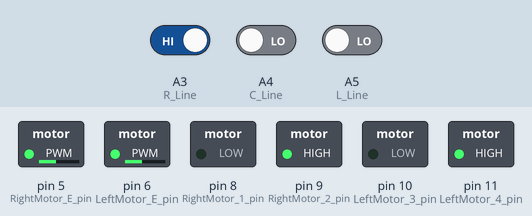
This sketch was run on a simulated Arduino Uno, built with avr-gcc and run on an emulated ATmega328P. Parts: switched loads named in the sketch (green lamp = pin HIGH). Dashed ring = blinking. Inputs (shaded band) come from the test bench; at power-on: A5 (L_Line) LOW, A3 (R_Line) HIGH, A4 (C_Line) LOW. What the sketch prints to the serial monitor is not drawn.

Above: at 2.0 s.
2.1 s: A5 (L_Line) driven HIGH
At 2.9 s:
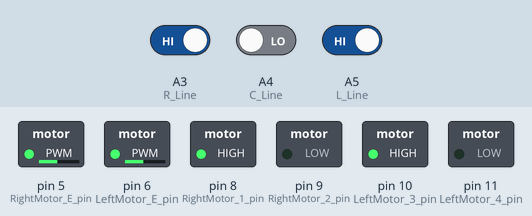
3.9 s: A3 (R_Line) driven LOW
At 4.37 s:
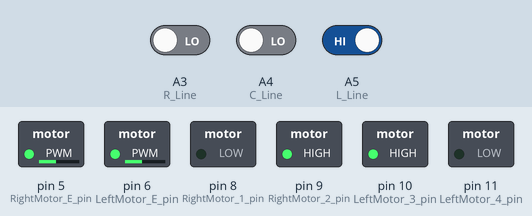
7.2 s: A3 (R_Line) driven HIGH
At 7.45 s:
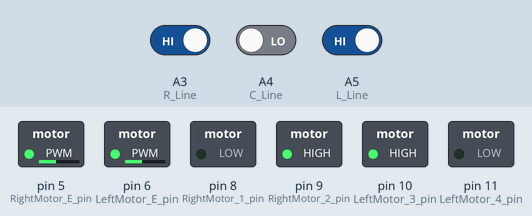
10.5 s: A4 (C_Line) driven HIGH
At 10.65 s:
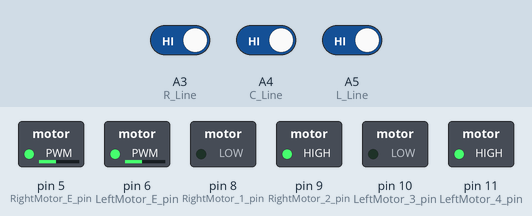
13.8 s: A5 (L_Line) driven LOW
At 14.25 s:
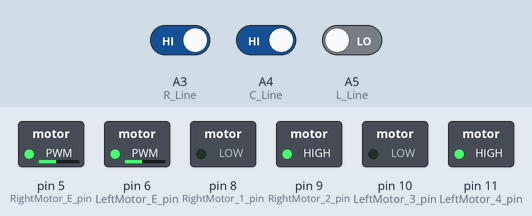
17.1 s: A4 (C_Line) driven LOW and A5 (L_Line) driven HIGH
At 18.5 s:
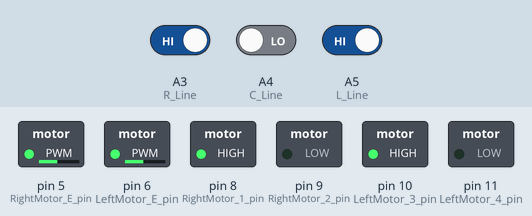
Timing chart, 0 to 20.1 s (numbered marks = the images above; inputs shaded):
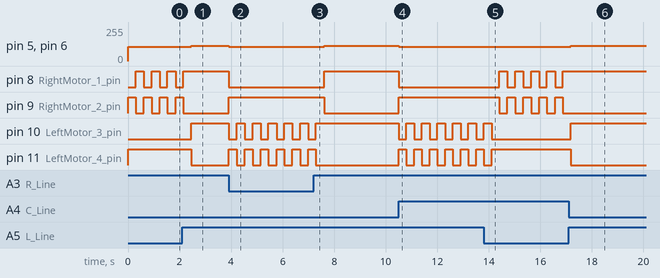

The sketch:

linetracer1.ino
```cpp
// ===== 핀 설정 =====
int RightMotor_E_pin = 5;
int LeftMotor_E_pin  = 6;
int RightMotor_1_pin = 8;
int RightMotor_2_pin = 9;
int LeftMotor_3_pin  = 10;
int LeftMotor_4_pin  = 11;

int L_Line = A5;
int C_Line = A4;
int R_Line = A3;

// ===== 속도 설정 =====
int straight_Speed = 115;
int turn_Speed     = 108;

// 3점 회전 타이밍 (ms) - 조절 가능
int reverse_time = 300;   // 후진 시간
int forward_time = 300;   // 전진 시간

int SL = 0, SC = 0, SR = 0;
bool turning = false;     // 현재 3점 회전 중인지

void setup() {
  pinMode(RightMotor_E_pin, OUTPUT);
  pinMode(LeftMotor_E_pin,  OUTPUT);
  pinMode(RightMotor_1_pin, OUTPUT);
  pinMode(RightMotor_2_pin, OUTPUT);
  pinMode(LeftMotor_3_pin,  OUTPUT);
  pinMode(LeftMotor_4_pin,  OUTPUT);
  Serial.begin(9600);
  Serial.println("Welcome!");
}

void loop() {
  int L = digitalRead(L_Line);
  int C = digitalRead(C_Line);
  int R = digitalRead(R_Line);

  Serial.print("L:"); Serial.print(L);
  Serial.print(" C:"); Serial.print(C);
  Serial.print(" R:"); Serial.println(R);

  // 선 이탈시 마지막 방향으로 탐색
  if (L == HIGH && C == HIGH && R == HIGH) {
    if (SL == LOW) {
      three_point_left();
      Serial.println("탐색 좌");
    } else {
      three_point_right();
      Serial.println("탐색 우");
    }
    return;
  }

  // ===== 주행 판단 =====
  if (L == HIGH && C == LOW && R == HIGH) {
    go_straight();
    Serial.println("직진");

  } else if (R == LOW) {
    three_point_right();
    Serial.println("우회전");

  } else if (L == LOW) {
    three_point_left();
    Serial.println("좌회전");

  } else if (L == LOW && R == LOW) {
    motor_stop();
    Serial.println("정지");
  }

  SL = L; SC = C; SR = R;
  delay(15);
}

// ===== 3점 회전 함수 =====

void three_point_right() {
  // 1단계: 후진
  go_backward();
  delay(reverse_time);

  // 2단계: 오른쪽으로 전진 회전
  pivot_right();
  delay(forward_time);
}

void three_point_left() {
  // 1단계: 후진
  go_backward();
  delay(reverse_time);

  // 2단계: 왼쪽으로 전진 회전
  pivot_left();
  delay(forward_time);
}

// ===== 기본 모터 제어 함수 =====

void go_straight() {
  digitalWrite(RightMotor_1_pin, HIGH);
  digitalWrite(RightMotor_2_pin, LOW);
  analogWrite(RightMotor_E_pin, straight_Speed);
  digitalWrite(LeftMotor_3_pin, HIGH);
  digitalWrite(LeftMotor_4_pin, LOW);
  analogWrite(LeftMotor_E_pin, straight_Speed);
}

void go_backward() {
  digitalWrite(RightMotor_1_pin, LOW);
  digitalWrite(RightMotor_2_pin, HIGH);
  analogWrite(RightMotor_E_pin, turn_Speed);
  digitalWrite(LeftMotor_3_pin, LOW);
  digitalWrite(LeftMotor_4_pin, HIGH);
  analogWrite(LeftMotor_E_pin, turn_Speed);
}

void pivot_right() {
  digitalWrite(RightMotor_1_pin, LOW);
  digitalWrite(RightMotor_2_pin, HIGH);
  analogWrite(RightMotor_E_pin, turn_Speed);
  digitalWrite(LeftMotor_3_pin, HIGH);
  digitalWrite(LeftMotor_4_pin, LOW);
  analogWrite(LeftMotor_E_pin, turn_Speed);
}

void pivot_left() {
  digitalWrite(RightMotor_1_pin, HIGH);
  digitalWrite(RightMotor_2_pin, LOW);
  analogWrite(RightMotor_E_pin, turn_Speed);
  digitalWrite(LeftMotor_3_pin, LOW);
  digitalWrite(LeftMotor_4_pin, HIGH);
  analogWrite(LeftMotor_E_pin, turn_Speed);
}

void motor_stop() {
  analogWrite(RightMotor_E_pin, 0);
  analogWrite(LeftMotor_E_pin,  0);
}
```

Measured:
- after the input at 2.1 s, pin 5 (RightMotor_E_pin), pin 6 (LeftMotor_E_pin): 108/255 → 115/255 after 0.36 s; pin 8 (RightMotor_1_pin): goes on until 2.1 s, then stays HIGH; pin 9 (RightMotor_2_pin): goes on until 2.1 s, then stays LOW; pin 10 (LeftMotor_3_pin): LOW → HIGH after 0.36 s; pin 11 (LeftMotor_4_pin): HIGH → LOW after 0.36 s
- after the input at 3.9 s, pin 5 (RightMotor_E_pin), pin 6 (LeftMotor_E_pin): 115/255 → 108/255 at once
- after the input at 7.2 s, pin 5 (RightMotor_E_pin), pin 6 (LeftMotor_E_pin): 108/255 → 115/255 after 0.41 s; pin 8 (RightMotor_1_pin): LOW → HIGH after 0.41 s; pin 9 (RightMotor_2_pin): HIGH → LOW after 0.41 s; pin 10 (LeftMotor_3_pin): goes on until 7.3 s, then stays HIGH; pin 11 (LeftMotor_4_pin): goes on until 7.3 s, then stays LOW
- after the input at 10.5 s, pin 5 (RightMotor_E_pin), pin 6 (LeftMotor_E_pin): 115/255 → 108/255 at once; pin 8 (RightMotor_1_pin): HIGH → LOW at once; pin 9 (RightMotor_2_pin): LOW → HIGH at once; pin 10 (LeftMotor_3_pin), pin 11 (LeftMotor_4_pin): alternates HIGH for 0.30 s and LOW for 0.30 s, starting at once
- after the input at 13.8 s, pin 8 (RightMotor_1_pin): alternates HIGH for 0.32 s and LOW for 0.30 s, starting after 0.61 s; pin 9 (RightMotor_2_pin): alternates HIGH for 0.30 s and LOW for 0.32 s, starting after 0.61 s; pin 10 (LeftMotor_3_pin): goes on until 14.1 s, then stays LOW; pin 11 (LeftMotor_4_pin): goes on until 14.1 s, then stays HIGH
- after the input at 17.1 s, pin 5 (RightMotor_E_pin), pin 6 (LeftMotor_E_pin): 108/255 → 115/255 after 0.09 s; pin 8 (RightMotor_1_pin): stops changing and stays HIGH; pin 9 (RightMotor_2_pin): stops changing and stays LOW; pin 10 (LeftMotor_3_pin): LOW → HIGH after 0.09 s; pin 11 (LeftMotor_4_pin): HIGH → LOW after 0.09 s
- by itself, pin 8 (RightMotor_1_pin): alternates HIGH for 0.32 s and LOW for 0.30 s
- by itself, pin 9 (RightMotor_2_pin): alternates HIGH for 0.30 s and LOW for 0.32 s
